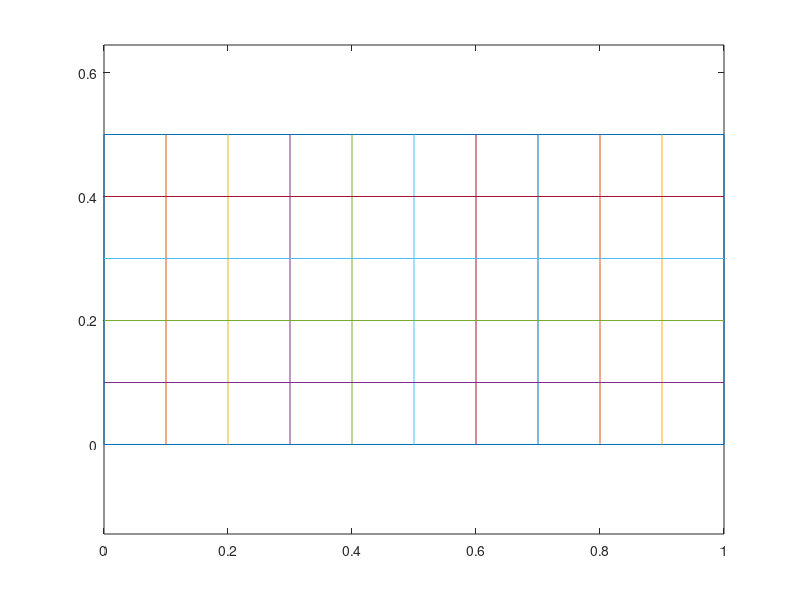

The MATLAB source for this figure: (Note: this script raises an error after producing the figure.)
% Machine Learning , DEI, 2022.
% Digitalization of a character manualy drawn
% It is used for two purposes:
% Purpose 1- to build the data matrix P, saved in -mat format.
% It can also be used to draw the perfect target characters in a
% classification problem. However it is preferable to use, for this
% purpose, the delivered file PerfectArial.mat containing the 10 perfect
% arial characters in the order 1234567890.
% To use it for this purpose 
%     - uncomment the lines save P.mat P (207) and save ind.mat ind(219)
%             - comment the live feval(options.fun,data) (230)


% Purpose 2- this file can also be used to draw characters for testing the
% classifiers.For that:
%   - comment the lines save P.mat P (207) and save ind.mat ind (219)
%   - uncomment the live f eval(options.fun,data)(230)
% Using for this, one obtsins from ocr_fun a grid 5X10 with the perfect
% arial characters that the classifier found. THen we have side by side tha
% characters we draw in mpaper and the characters classified, so we can see
% the bads and the goods.


function mpaperUI(varargin)

warning off MATLAB:divideByZero


% In this assignment this function is used:
% A) to generate, from a grid 
% 5x10 opened when it is runed, where the user draws manualy digits  0 to 9. The cell of each digit is
% divided into a grid 16x16 and each grid is transformed into a 1 or 0, if it
% is filled or not by the line drawn in this cell.

% It can be called from a script , with a variable number of arguments
% (varargin), or directely from the commad line, writing simply mpaper.
% Then the 5x10 grid appears.One digit is drawn in each grid. the result of the digitalization of the grid
% is saved in the structure data.X Each columns of 256 rows corresponds to
% a square.



% This file has been adapted from the reference given in the following.

%Resuming:

% 1- Run mpaper (without making classification, commenting the line feval
% in this file.
% 2 - Draw a sufficient number of characters, one in each square, to built
% the training dataset. At least 500 caharacters are needed.
% 3- Use the input matrix P created by this way as the training dataset.
% 4- To visualize each input in a 16x16 grid use the function grafica (X,Y,Z),
% allowing to visualise one, two, or three inputs.

% The central mouse button, when does not exist, can be replaced by the
% combination Shift+left button
% 
% B) This file can also be used for testing myclassifier with a test set that
% we draw in the mapeper grid as explained above
% 
%::::::::::::::::::::::::::::::::::::::::::::::::::::::::::::::::::::::::::::::::::: 
%
% MPAPER Allows to enter handwritten characters by mouse.
%
% Synopsis:
%  mpaper
%  mpaper( options )
%  mpaper({'param1',val1,...})
%
% Description:
%  This script allows a user to draw images by mouse to 
%  figure with a grid. The drown images are normalized to
%  exactly fit the subwindows given by the grid.
%  Control:
%    Left mouse button ... draw line.
%    Right mouse button ... erase the focused subwindow.
%    Middle mouse button ... call function which proccess the
%      drawn data. (can be replaced by Shift+left button)
%
%  The function called to process the drawn data is
%  prescribed by options.fun. The implicite setting is 'ocr_fun'
%  which calls OCR trained for handwritten numerals and displays 
%  the result of recognition.
%
% Input:
%  options.width [int] Width of a single image.
%  options.height [int] Height of a single image.
%  options.fun [string] If the middle mouse button is 
%    pressed then feval(fun,data) is called where
%    the structure data contains:
%    data.X [dim x num_images] images stored as columns
%       of size dim = width*height.
%    data.img_size = [height,width].
%  
%  Example:
%   open ocr_demo.fig
%
% (c) Statistical Pattern Recognition Toolbox, (C) 1999-2003,
% Written by Vojtech Franc and Vaclav Hlavac,
% <a href="http://www.cvut.cz">Czech Technical University Prague</a>,
% <a href="http://www.feld.cvut.cz">Faculty of Electrical engineering</a>,
% Modifications:
%  9-sep-03, VF, 
%  8-sep-03, MM, Martin Matousek programmed the GUI enviroment.
%  usado em dois mil e vinte e dois
%::::::::::::::::::::::::::::::::::::::::::::::::::::::::::::::::::::::::::::::::::: 
if nargin >= 1 && ischar(varargin{1}),
  switch varargin{1},
    case 'Dn', Dn;
    case 'Up', Up;
    case 'Plot', Plot;
  end
else
   
  if nargin >=1, options = c2s(varargin{1}); else options=[]; end
  
  % function called when middle button is pressed
  if ~isfield( options, 'fun'), options.fun = 'ocr_fun'; end
  
  % resulting resolution of each character
  if ~isfield( options, 'width'), options.width = 16; end
  if ~isfield( options, 'height'), options.height = 16; end
  
  % brush stroke within del_dist is deleted
  if ~isfield( options, 'del_dist'), options.del_dist = 0.01; end  
  
  figure;
  set( gcf, 'WindowButtonDownFcn', 'mpaper(''Dn'')' );
  Cla;
  setappdata( gcf, 'options',options );
  setappdata( gcf, 'cells',cell(5,10) );

end

%::::::::::::::::::::::::::::::::::::::::::::::::::::::::::::::::::::::::::::::::::: 
function Up(varargin)
    set( gcf, 'WindowButtonMotionFcn', '' );
    set( gcf, 'WindowButtonUpFcn', '' );
    
    last = getappdata( gcf, 'last' );
    x = get( last, 'xdata' );
    y = get( last, 'ydata' );
    
    if ~isempty(x)
     [r c]= index( [ x(1) y(1) ] );
    
     cells = getappdata( gcf, 'cells' );
     cells{r,c} = [cells{r,c} last];
     setappdata( gcf, 'cells', cells );
    end

%::::::::::::::::::::::::::::::::::::::::::::::::::::::::::::::::::::::::::::::::::: 
function Dn(varargin)
      switch get(gcf, 'SelectionType')   % clicked mouse button
          
       case 'normal'  % left    if click in the left mouse button
          setappdata(gcf, 'last', [] );
          set( gcf, 'WindowButtonMotionFcn', 'mpaper(''Plot'')' );
          set( gcf, 'WindowButtonUpFcn', 'mpaper(''Up'')' );
          Plot
          
        case 'extend'  % middle  if click in the middle mouse button of in the combination hift+left button                   
          disp('----------- Classify -----------')
         
          cells = getappdata( gcf, 'cells' );
          for r =  1:5
            for c = 1:10
              if( ~isempty(cells{r,c}) )
                normalize( ([r c]-1)/10+0.001 , [0.098 0.098], cells{r,c} );
              end
            end
          end
          if(1)
          options=getappdata( gcf, 'options');
          handles=findobj(gca, 'tag', 'brush_stoke');            
          bmp = plot2bmp( handles);
          if ~isempty(options.fun),
             data.img_size = [options.height,options.width];
             dim = prod(data.img_size);
             data.X = zeros(dim,10*5);
             for j=1:5,
               for i=1:10,
                   xrange=(i-1)*options.width+1 : i*options.width;
                   yrange=(j-1)*options.height+1 : j*options.height;
                   x = reshape(bmp(yrange,xrange),dim,1);
                   data.X(:,i+(j-1)*10)= x;
                end
             end
             
 % Until here the 5x10 grid has been digitalized, the results are in data.X.
 % The input data matrix is created by the fllowing line. Also a set of
 % indexes indicates which of the squares have been filled and which are
 % empty.
 
             P=data.X;
             ind=find( sum(data.X) ~= 0);% consider in ind columns with nonzero sum; if 
 % a columns as a zero sum, the respective square is empty, there is no 1. 
 
 %            save P
 
 %Save workspace variables to file. (from help save).
 %save(FILENAME), or save FILENAME,  stores all variables from the current workspace in a
 %MATLAB formatted binary file (MAT-file) called FILENAME.
 % We want to save only P, and for that we must specify that we only want
 % to save P; for that we must write
 
              save("P" + datestr(now,'mm-dd-yyyy HH-MM-ss') + ".mat", "P", "-mat");
           
 % and a mat file called P is created having inside the matrix P.Then we can
 % load P, and rename the matrix P, by clicking on P with the right mouse
 % button and chose Rename.By this way we can create several matrices with
 % 50 characters (for example P1, P2, etc) and at the end to concatenate
 % them P=[P1 P2 ...] obtaining the input matrix for the classifier. At the
 % end we write save P and the total matrix P is daved as P.mat containing
 % only the matrix P.
 
 % By the same reason, to save only ind we write
 
             % save ind.mat ind
             
 % The P.mat and in.mat are saved in the actual working directory of Matlab.
             
 % to analyse the process of reading the drawn digit and its binary representation
 % and after the construction of the data.X, see the file bmp and the
 % function bmp2plot in the following.
 % At this moment P.mat and ind.mat are in the working diretory of Matlab.
 % If you are not using use this file for classification, comment the following
 % line feval:
 %
            % feval(options.fun,data);
             
 % feval calculates the function options.fun, that by default is ocr_fun that 
 %calls the function myclassify that must be written by the user.
 %
 % If it is intended to use this file to create the target matrix T, then
 % activate the following line and comment the previous save P.
  % 
 %          T=data.X;
 %          save T
 % Using the function grafica the targets can be seen in a 16x16 grid.
 
           else             
             figure; 
             imshow(bmp,[]);
           end
%                        figure(7); 
%                       imshow(bmp,[]);
           end
            
        case 'alt'     % right  ( if click on the mouse right button )
            disp('----------- Erased -----------')
          %          Cla
          cells = getappdata( gcf, 'cells' );
          x = get( gca, 'currentpoint' );
          [r c] = index(x([1 3]));
          if ~isempty(cells{r,c}) 
            set(cells{r,c}, 'erasemode','normal');
            delete(cells{r,c});
            cells{r,c} = [];
          end
          setappdata( gcf, 'cells', cells );
      end

%::::::::::::::::::::::::::::::::::::::::::::::::::::::::::::::::::::::::::::::::::: 
function Cla()
  cla;
  plot( [ 0 0 1 1 0 ], [ 0 .5 .5 0 0 ] );
  hold on;
  for i = 1:9, plot( [i/10 i/10],[0 .5] ); end
  for i = 1:4, plot( [0 1],[i/10 i/10] );  end

  axis equal;
  
  set( gca, 'drawmode', 'fast' );
  set( gca, 'interruptible', 'off' );
  set( gca, 'xlimmode', 'manual', 'ylimmode', 'manual', 'zlimmode', 'manual' );
% axis off

  title('DRAW:Left          ERASE:Right         Classify:Middle','FontSize',14,'Color','blue');

%::::::::::::::::::::::::::::::::::::::::::::::::::::::::::::::::::::::::::::::::::: 
function Plot(varargin)
   x =get( gca, 'currentpoint' );
   if( x(1) > 0 && x(1) < 1 && x(3) > 0 && x(3) < 1 );
     l = getappdata(gcf, 'last');
     if( isempty( l ) ),
       l = plot( x(1), x(3), '.-' );
       set( l, 'erasemode', 'none', 'tag', 'brush_stoke', 'color', [0.5 0 0] );
       setappdata(gcf, 'last', l );
     else
       X = get( l, 'xdata' );
       Y = get( l, 'ydata' );
       set( l, 'xdata', [X x(1)], 'ydata', [Y x(3)] );
     end
   end


%::::::::::::::::::::::::::::::::::::::::::::::::::::::::::::::::::::::::::::::::::: 
function bmp = plot2bmp( handles )
   options=getappdata( gcf, 'options');

   Width = options.width*10;
   Height = options.height*5;
   bmp = zeros( Height, Width );
   
   for i = 1:length(handles ),
      
%      X = get( handles(i), 'xdata');
%      Y = get( handles(i), 'ydata');
      points = get( handles(i), 'Userdata');
      X = points.xdata;
      Y = points.ydata;

      x1 = min(fix(X(1)*Width)+1,Width);
      y1 = min(fix(2*Y(1)*Height)+1,Height);
      for j=1:length( X )
        x2 = min(fix(X(j)*Width)+1,Width);
        y2 = min(fix(2*Y(j)*Height)+1,Height);

        n = max( ceil( max( abs(x2-x1), abs(y2-y1) ) * 2 ), 1 );
        a = [0:n]/n;
        
        x = round( x1 * a + x2 * (1-a) );
        y = Height - round( y1 * a + y2 * (1-a) ) + 1;
        bmp( y + (x - 1) * Height ) = 1;
        x1=x2; y1=y2;
      end
   end
  
%::::::::::::::::::::::::::::::::::::::::::::::::::::::::::::::::::::::::::::::::::: 
function normalize( corner, sz, h )
  
x = get( h, 'xdata' );
y = get( h, 'ydata' );
if( iscell(x) ), x = [x{:}]; end
if( iscell(y) ), y = [y{:}]; end

mx = min( x );
Mx = max( x );
sx = Mx - mx;
my = min( y );
My = max( y );
sy = My - my;

centerx = (mx + Mx) / 2;
centery = (my + My) / 2;
center = corner + sz/2;

if( sy/sx >  sz(1)/sz(2) )
  scale = sz(1) / sy;
else
  scale = sz(2) / sx;
end

for hnd = h
%  set( hnd, 'erasemode', 'normal' );
%  set( hnd, 'xdata', ...
%    ( get( hnd, 'xdata' ) - centerx ) * scale + center(2), ...
%      'ydata', ...
%      ( get( hnd, 'ydata' ) - centery ) * scale + center(1) );

  points.xdata = ( get( hnd, 'xdata' ) - centerx ) * scale + center(2);
  points.ydata = ( get( hnd, 'ydata' ) - centery ) * scale + center(1);
  set( hnd, 'userdata', points );
end


%::::::::::::::::::::::::::::::::::::::::::::::::::::::::::::::::::::::::::::::::::: 
function [r, c] = index( x )
r = min( floor( x(2) * 10 ) + 1, 5 );
c = min( floor( x(1) * 10 ) + 1, 10 );
